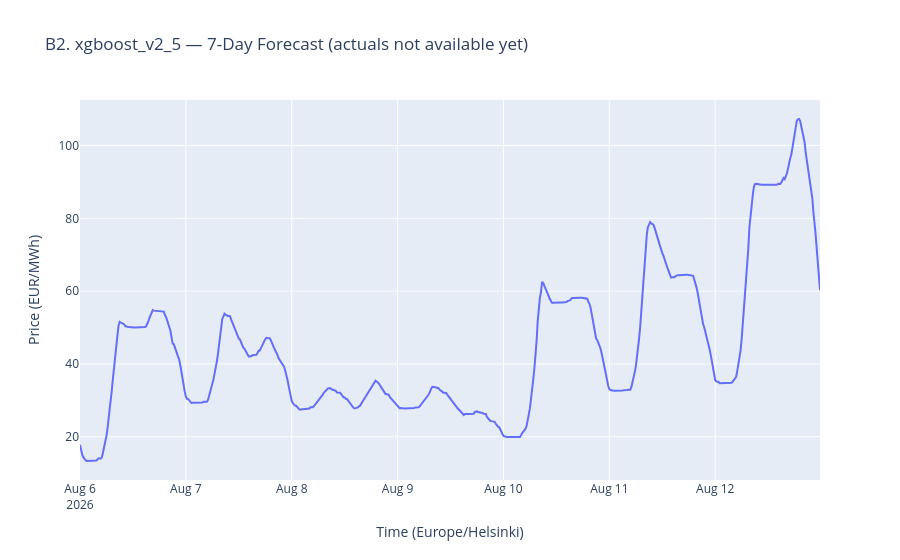

Notebook code for this chart:
### Markdown cell above
### B2. Best Model — 7-Day Forecast vs Backfilled Actuals

Why: the best model (xgboost_v2_5) forecast, with real prices overlaid once available.
After a few days, the black dashed line (actual) appears next to the blue line (predicted),
so you can visually judge how accurate this week's forecast really was.

### Code cell
name = 'xgboost_v2_5'                # best model per README (RMSE 8.22, R2 0.972)
f = forecasts[name]
latest = f['run_date'].max()
f_latest = f[f['run_date'] == latest]

fig = go.Figure()
fig.add_trace(go.Scatter(x=f_latest['target_datetime'], y=f_latest['predicted_price'],
                         name='Predicted', mode='lines', line=dict(width=2)))

actual = f_latest.dropna(subset=['actual_price'])
if not actual.empty:
    fig.add_trace(go.Scatter(x=actual['target_datetime'], y=actual['actual_price'],
                             name='Actual (backfilled)', mode='lines',
                             line=dict(color='black', dash='dash')))
    title = f'B2. {name} — 7-Day Forecast vs Actual'
else:
    title = f'B2. {name} — 7-Day Forecast (actuals not available yet)'

fig.update_layout(title=title,
                  xaxis_title='Time (Europe/Helsinki)', yaxis_title='Price (EUR/MWh)')
fig.show()

### Figure 1 — Plotly figure (JSON) as saved in the notebook; plotly's stock layout.template omitted (floating-point values rounded to 4 significant figures; data arrays with more than 128 entries replaced by an {"elided": "..."} marker saying what was removed)
{"data": [{"line": {"width": 2}, "mode": "lines", "name": "Predicted", "type": "scatter", "x": {"elided": "672 str values"}, "y": {"elided": "672 float values"}}], "layout": {"title": {"text": "B2. xgboost_v2_5 — 7-Day Forecast (actuals not available yet)"}, "xaxis": {"title": {"text": "Time (Europe/Helsinki)"}}, "yaxis": {"title": {"text": "Price (EUR/MWh)"}}}}
